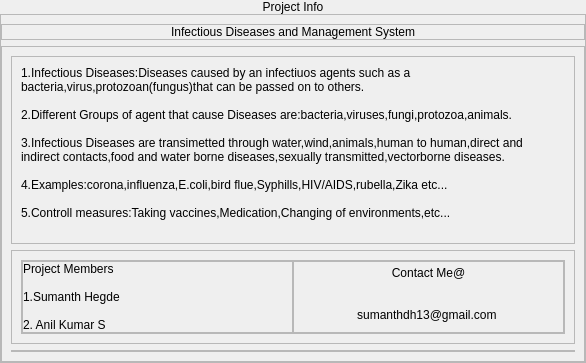
            <widget class="QWidget" name="info_page">
             <layout class="QVBoxLayout" name="verticalLayout_164">
              <property name="spacing">
               <number>0</number>
              </property>
              <property name="leftMargin">
               <number>0</number>
              </property>
              <property name="topMargin">
               <number>0</number>
              </property>
              <property name="rightMargin">
               <number>0</number>
              </property>
              <property name="bottomMargin">
               <number>0</number>
              </property>
              <item alignment="Qt::AlignTop">
               <widget class="QFrame" name="frame_230">
                <property name="frameShape">
                 <enum>QFrame::NoFrame</enum>
                </property>
                <property name="frameShadow">
                 <enum>QFrame::Plain</enum>
                </property>
                <layout class="QVBoxLayout" name="verticalLayout_163">
                 <property name="spacing">
                  <number>0</number>
                 </property>
                 <property name="leftMargin">
                  <number>0</number>
                 </property>
                 <property name="topMargin">
                  <number>0</number>
                 </property>
                 <property name="rightMargin">
                  <number>0</number>
                 </property>
                 <property name="bottomMargin">
                  <number>0</number>
                 </property>
                 <item>
                  <widget class="QLabel" name="label_74">
                   <property name="styleSheet">
                    <string notr="true">font: 20pt &quot;Century Gothic&quot;;</string>
                   </property>
                   <property name="text">
                    <string>Project Info</string>
                   </property>
                   <property name="alignment">
                    <set>Qt::AlignCenter</set>
                   </property>
                  </widget>
                 </item>
                </layout>
               </widget>
              </item>
              <item>
               <widget class="QFrame" name="frame_57">
                <property name="sizePolicy">
                 <sizepolicy hsizetype="Preferred" vsizetype="MinimumExpanding">
                  <horstretch>0</horstretch>
                  <verstretch>0</verstretch>
                 </sizepolicy>
                </property>
                <property name="frameShape">
                 <enum>QFrame::StyledPanel</enum>
                </property>
                <property name="frameShadow">
                 <enum>QFrame::Raised</enum>
                </property>
                <layout class="QVBoxLayout" name="verticalLayout_165">
                 <property name="spacing">
                  <number>6</number>
                 </property>
                 <property name="leftMargin">
                  <number>0</number>
                 </property>
                 <property name="topMargin">
                  <number>9</number>
                 </property>
                 <property name="rightMargin">
                  <number>0</number>
                 </property>
                 <property name="bottomMargin">
                  <number>0</number>
                 </property>
                 <item alignment="Qt::AlignTop">
                  <widget class="QFrame" name="frame_231">
                   <property name="frameShape">
                    <enum>QFrame::StyledPanel</enum>
                   </property>
                   <property name="frameShadow">
                    <enum>QFrame::Raised</enum>
                   </property>
                   <layout class="QVBoxLayout" name="verticalLayout_166">
                    <property name="spacing">
                     <number>0</number>
                    </property>
                    <property name="leftMargin">
                     <number>0</number>
                    </property>
                    <property name="topMargin">
                     <number>0</number>
                    </property>
                    <property name="rightMargin">
                     <number>0</number>
                    </property>
                    <property name="bottomMargin">
                     <number>0</number>
                    </property>
                    <item>
                     <widget class="QLabel" name="label_23">
                      <property name="styleSheet">
                       <string notr="true">font: 20pt &quot;Century Gothic&quot;;
</string>
                      </property>
                      <property name="text">
                       <string>Infectious Diseases and Management System</string>
                      </property>
                      <property name="alignment">
                       <set>Qt::AlignCenter</set>
                      </property>
                     </widget>
                    </item>
                   </layout>
                  </widget>
                 </item>
                 <item>
                  <widget class="QFrame" name="frame_232">
                   <property name="sizePolicy">
                    <sizepolicy hsizetype="Preferred" vsizetype="MinimumExpanding">
                     <horstretch>0</horstretch>
                     <verstretch>0</verstretch>
                    </sizepolicy>
                   </property>
                   <property name="frameShape">
                    <enum>QFrame::StyledPanel</enum>
                   </property>
                   <property name="frameShadow">
                    <enum>QFrame::Raised</enum>
                   </property>
                   <layout class="QVBoxLayout" name="verticalLayout_167">
                    <item>
                     <widget class="QFrame" name="frame_234">
                      <property name="frameShape">
                       <enum>QFrame::StyledPanel</enum>
                      </property>
                      <property name="frameShadow">
                       <enum>QFrame::Raised</enum>
                      </property>
                      <layout class="QVBoxLayout" name="verticalLayout_168">
                       <item>
                        <widget class="QLabel" name="label_16">
                         <property name="styleSheet">
                          <string notr="true">font: 14pt &quot;Century Gothic&quot;;
</string>
                         </property>
                         <property name="text">
                          <string>1.Infectious Diseases:Diseases caused by an infectiuos agents such as a bacteria,virus,protozoan(fungus)that can be passed on to others.

2.Different Groups of agent that cause Diseases are:bacteria,viruses,fungi,protozoa,animals.

3.Infectious Diseases are transimetted through water,wind,animals,human to human,direct and indirect contacts,food and water borne diseases,sexually transmitted,vectorborne diseases.

4.Examples:corona,influenza,E.coli,bird flue,Syphills,HIV/AIDS,rubella,Zika etc...

5.Controll measures:Taking vaccines,Medication,Changing of environments,etc...
</string>
                         </property>
                         <property name="wordWrap">
                          <bool>true</bool>
                         </property>
                        </widget>
                       </item>
                      </layout>
                     </widget>
                    </item>
                    <item alignment="Qt::AlignBottom">
                     <widget class="QFrame" name="frame_238">
                      <property name="frameShape">
                       <enum>QFrame::StyledPanel</enum>
                      </property>
                      <property name="frameShadow">
                       <enum>QFrame::Raised</enum>
                      </property>
                      <layout class="QHBoxLayout" name="horizontalLayout_85">
                       <item>
                        <widget class="QFrame" name="frame_233">
                         <property name="sizePolicy">
                          <sizepolicy hsizetype="Preferred" vsizetype="Fixed">
                           <horstretch>0</horstretch>
                           <verstretch>0</verstretch>
                          </sizepolicy>
                         </property>
                         <property name="frameShape">
                          <enum>QFrame::StyledPanel</enum>
                         </property>
                         <property name="frameShadow">
                          <enum>QFrame::Raised</enum>
                         </property>
                         <layout class="QHBoxLayout" name="horizontalLayout_84">
                          <property name="spacing">
                           <number>0</number>
                          </property>
                          <property name="leftMargin">
                           <number>0</number>
                          </property>
                          <property name="topMargin">
                           <number>0</number>
                          </property>
                          <property name="rightMargin">
                           <number>0</number>
                          </property>
                          <property name="bottomMargin">
                           <number>0</number>
                          </property>
                          <item alignment="Qt::AlignBottom">
                           <widget class="QFrame" name="frame_235">
                            <property name="frameShape">
                             <enum>QFrame::StyledPanel</enum>
                            </property>
                            <property name="frameShadow">
                             <enum>QFrame::Raised</enum>
                            </property>
                            <layout class="QVBoxLayout" name="verticalLayout_169">
                             <property name="spacing">
                              <number>0</number>
                             </property>
                             <property name="leftMargin">
                              <number>0</number>
                             </property>
                             <property name="topMargin">
                              <number>0</number>
                             </property>
                             <property name="rightMargin">
                              <number>0</number>
                             </property>
                             <property name="bottomMargin">
                              <number>0</number>
                             </property>
                             <item>
                              <widget class="QLabel" name="label_24">
                               <property name="styleSheet">
                                <string notr="true">font: 16pt &quot;Century Gothic&quot;;
</string>
                               </property>
                               <property name="text">
                                <string>Project Members
</string>
                               </property>
                               <property name="wordWrap">
                                <bool>true</bool>
                               </property>
                              </widget>
                             </item>
                             <item>
                              <widget class="QLabel" name="label_34">
                               <property name="styleSheet">
                                <string notr="true">font: 14pt &quot;Century Gothic&quot;;
</string>
                               </property>
                               <property name="text">
                                <string>1.Sumanth Hegde  

2. Anil Kumar S</string>
                               </property>
                              </widget>
                             </item>
                            </layout>
                           </widget>
                          </item>
                          <item>
                           <widget class="QFrame" name="frame_236">
                            <property name="frameShape">
                             <enum>QFrame::StyledPanel</enum>
                            </property>
                            <property name="frameShadow">
                             <enum>QFrame::Raised</enum>
                            </property>
                            <layout class="QVBoxLayout" name="verticalLayout_171" stretch="0,0">
                             <property name="spacing">
                              <number>0</number>
                             </property>
                             <property name="leftMargin">
                              <number>0</number>
                             </property>
                             <property name="topMargin">
                              <number>0</number>
                             </property>
                             <property name="rightMargin">
                              <number>0</number>
                             </property>
                             <property name="bottomMargin">
                              <number>0</number>
                             </property>
                             <item>
                              <widget class="QLabel" name="label_36">
                               <property name="layoutDirection">
                                <enum>Qt::LeftToRight</enum>
                               </property>
                               <property name="styleSheet">
                                <string notr="true">font: 16pt &quot;Century Gothic&quot;;
</string>
                               </property>
                               <property name="text">
                                <string>Contact Me@
</string>
                               </property>
                               <property name="alignment">
                                <set>Qt::AlignCenter</set>
                               </property>
                               <property name="wordWrap">
                                <bool>true</bool>
                               </property>
                              </widget>
                             </item>
                             <item>
                              <widget class="QLabel" name="label_35">
                               <property name="styleSheet">
                                <string notr="true">font: 14pt &quot;Century Gothic&quot;;
</string>
                               </property>
                               <property name="text">
                                <string>sumanthdh13@gmail.com </string>
                               </property>
                               <property name="alignment">
                                <set>Qt::AlignCenter</set>
                               </property>
                              </widget>
                             </item>
                            </layout>
                           </widget>
                          </item>
                         </layout>
                        </widget>
                       </item>
                      </layout>
                     </widget>
                    </item>
                    <item alignment="Qt::AlignBottom">
                     <widget class="QFrame" name="frame_237">
                      <property name="frameShape">
                       <enum>QFrame::StyledPanel</enum>
                      </property>
                      <property name="frameShadow">
                       <enum>QFrame::Raised</enum>
                      </property>
                      <layout class="QVBoxLayout" name="verticalLayout_170">
                       <property name="spacing">
                        <number>0</number>
                       </property>
                       <property name="leftMargin">
                        <number>0</number>
                       </property>
                       <property name="topMargin">
                        <number>0</number>
                       </property>
                       <property name="rightMargin">
                        <number>0</number>
                       </property>
                       <property name="bottomMargin">
                        <number>0</number>
                       </property>
                      </layout>
                     </widget>
                    </item>
                   </layout>
                  </widget>
                 </item>
                </layout>
               </widget>
              </item>
             </layout>
            </widget>
